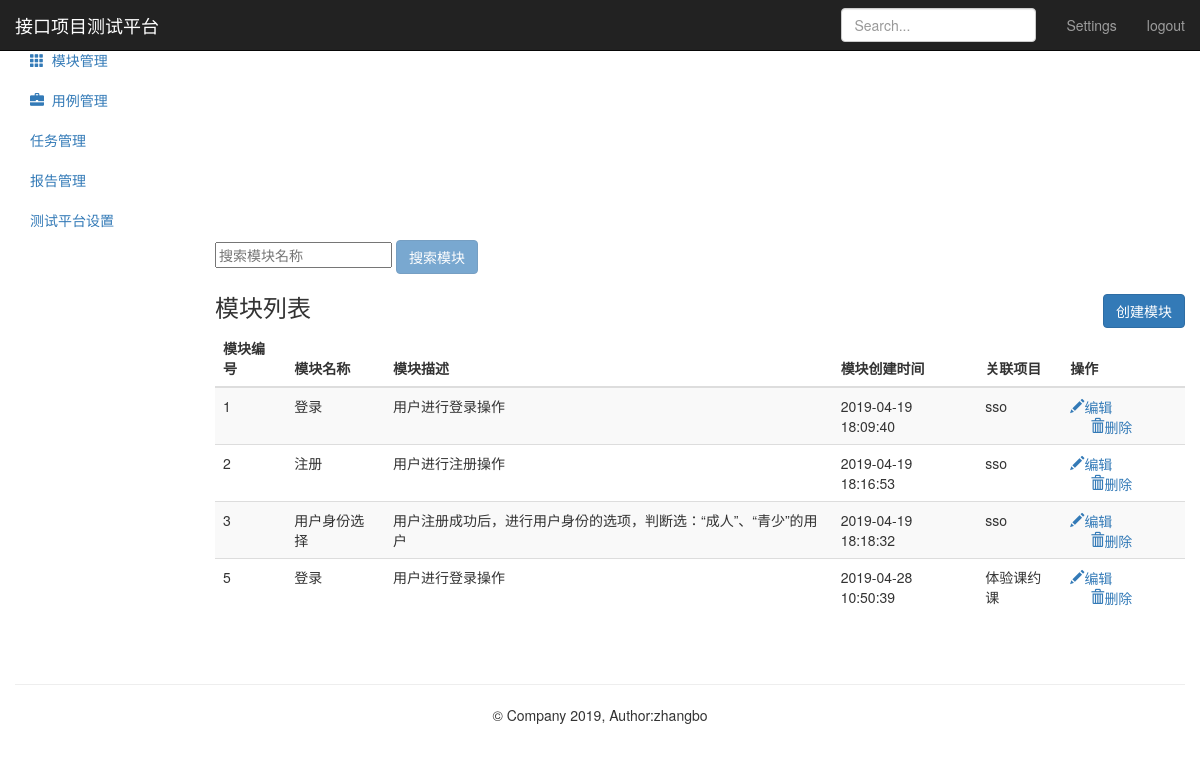
Before: /module/ (signed in) with the older database file.
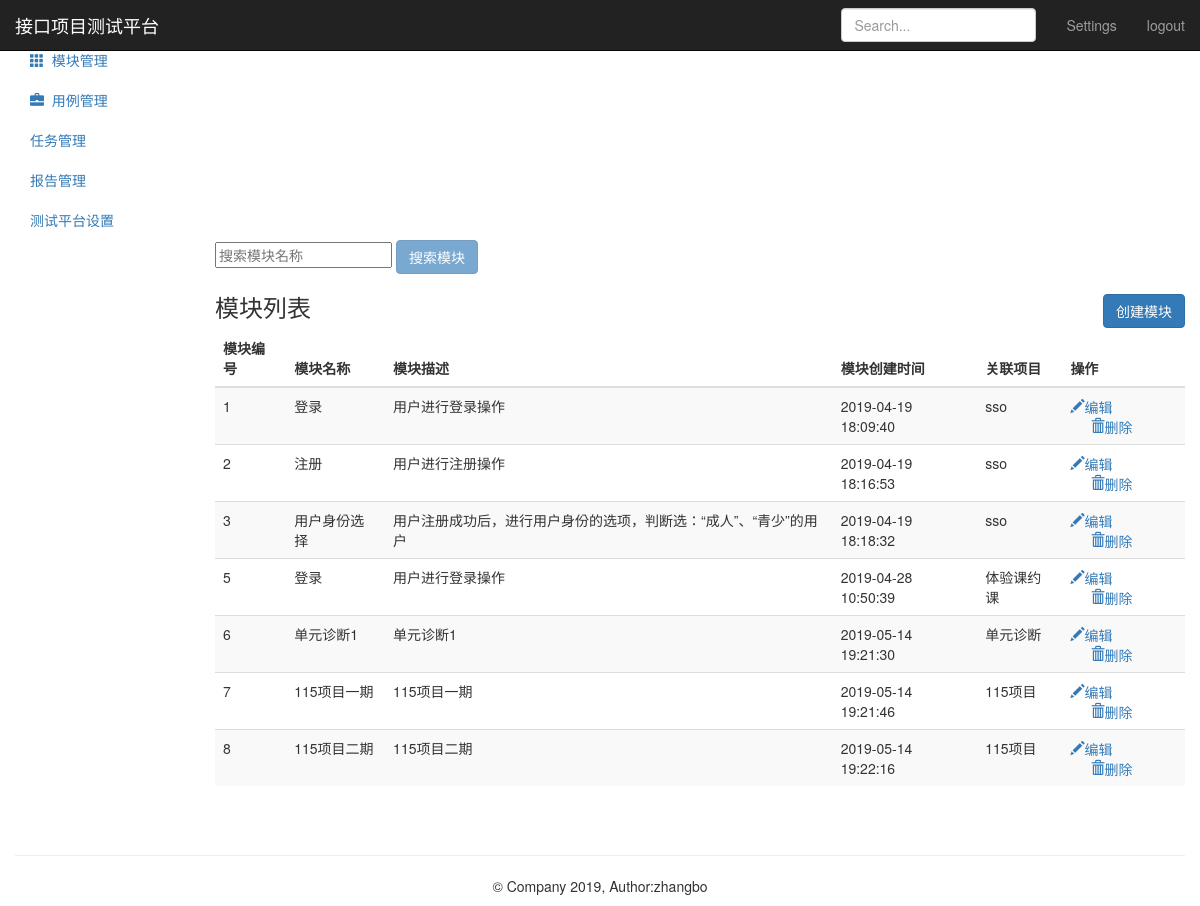
After: the same page with the newer database file.
### module_app/models.py (models this page shows, shortened)
class Module(models.Model):
      project = models.ForeignKey(Project,on_delete=models.CASCADE)
      name = models.CharField("名称",max_length=50,null=False)
      describe = models.TextField("描述",default="",max_length=50)
      create_time = models.DateTimeField(auto_now_add=True)

### project_app/models.py (models this page shows)
class Project(models.Model):
      name = models.CharField("名称",max_length=50,null=False)
      describe = models.TextField("描述",default="",max_length=50)
      status = models.BooleanField("状态",default=1)
      update_time = models.DateTimeField(auto_now=True)
      create_time = models.DateTimeField(auto_now_add=True)
      def __str__(self):
            return self.name

### module_app/views.py (the view)
# urls.py: path('' ,views.moduel_manage),
@login_required
def moduel_manage(request):
    if request.method == "GET":
        module_all = Module.objects.all()
        return render(request,"module.html",{"modules":module_all,"type":"list"})

### templates/module.html (shortened to what this page needs)
{% extends "base.html" %}
{% block base %}
    <nav class="navbar navbar-inverse navbar-fixed-top">
        <div class="container-fluid">
            <div class="navbar-header">
                <a class="navbar-brand" href="#">接口项目测试平台</a>
            </div>
            <div id="navbar" class="navbar-collapse collapse">
                <ul class="nav navbar-nav navbar-right">
                    <li><a href="#">Settings</a></li>
                    <li><a href="/logout/">logout</a></li>
                </ul>
                <form class="navbar-form navbar-right">
                    <input type="text" class="form-control" placeholder="Search...">
                </form>
            </div>
        </div>
    </nav>
    <div class="container-fluid">
        <div class="row">
            <div class="col-sm-3 col-md-2 sidebar">
                <ul class="nav nav-sidebar">
                    <li>
                        <a href="/project/">
                        </a>
                    </li>
                    <li class="active">
                        <a href="/module/">
                            <i class="glyphicon glyphicon-th"></i>&nbsp;&nbsp;模块管理
                        </a>
                    </li>
                </ul>
                <ul class="nav nav-sidebar">
                    <li>
                       <a href="/testcase/">
                           <i class="glyphicon glyphicon-briefcase"></i>&nbsp;&nbsp;用例管理
                       </a>
                    </li>
                    <li><a href="">任务管理</a></li>
                </ul>
                <ul class="nav nav-sidebar">
                    <li><a href="">报告管理</a></li>
                    <li><a href="">测试平台设置</a></li>
                </ul>
            </div>
            <div class="col-sm-9 col-sm-offset-3 col-md-10 col-md-offset-2 main">
                {% if type == "list" %}
                <form class="module" method="post" name="module-page" action="search/">
                    <input  type="text" name="search-module" placeholder="搜索模块名称">
                    <button class="btn btn-primary" type="submit" disabled="disabled">搜索模块</button>
                </form>
                <h3 class="sub-header">模块列表
                    <button class="btn btn-primary" name="submit" style="float:right;"
                            onclick="location.href='/module/add_module/'">创建模块</button>
                </h3>
                <div class="table-responsive">
                    <table class="table table-striped">
                        <thead>
                            <tr>
                                <th>模块编号</th>
                                <th>模块名称</th>
                                <th>模块描述</th>
                                <th>模块创建时间</th>
                                <th>关联项目</th>
                                <th>操作</th>
                            </tr>
                        </thead>
                        <tbody>
                            {% for module in modules %}
                            <tr>
                                  <td>{{ module.id}}</td>
                                  <td>{{ module.name}}</td>
                                  <td>{{ module.describe}}</td>
                                  <td>{{ module.create_time | date:"Y-m-d H:i:s" }}</td>
                                  <td>{{ module.project}}</td>
                                  <td>
                                      <a href="/module/edit_module/{{ module.id }}/">
                                          <i class="glyphicon glyphicon-pencil">编辑</i>
                                      </a>
                                      <a href="/module/delete_module/{{ module.id }}/" style="margin-left:20px;">
                                          <i class="glyphicon glyphicon-trash">删除</i>
                                      </a>
                                  </td>
                            </tr>
                            {% endfor %}
                        </tbody>
                    </table>
                </div>
                {% endif %}
            </div>
      </div>
    </div>
{% endblock %}

### templates/base.html (shortened to what this page needs)
<!DOCTYPE html>
<html lang="en">
<head>
    {% load static %}
    <link href="https://cdn.bootcss.com/bootstrap/3.3.7/css/bootstrap.min.css" rel="stylesheet">
    <link href="https://v3.bootcss.com/examples/dashboard/dashboard.css" rel="stylesheet">
</head>
<body>
{% block base %}
{% endblock %}
    <div class="container theme-showcase" role="main" style="text-align: center;width: auto">
       <div class="page-header"></div>
       <footer class="footer">
         <p>&copy; Company 2019, Author:zhangbo</p>
       </footer>
    </div>
</body>
</html>

Changed rows visible on the page:
added Module: id "6", name "单元诊断1", describe "单元诊断1", create_time "2019-05-14 19:21:30", project "单元诊断"
added Module: id "7", name "115项目一期", describe "115项目一期", create_time "2019-05-14 19:21:46", project "115项目"
added Module: id "8", name "115项目二期", describe "115项目二期", create_time "2019-05-14 19:22:16", project "115项目"
